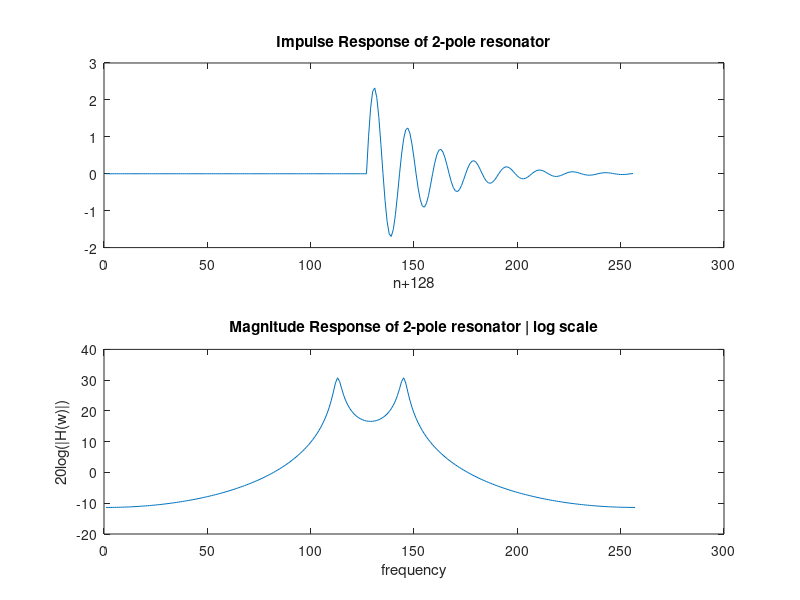
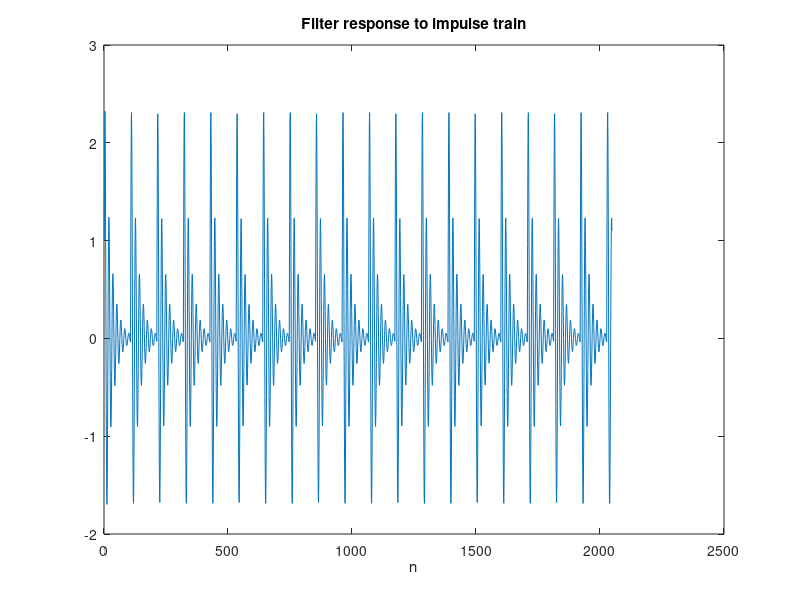

The MATLAB source for these figures, in order: (Note: this script raises an error after producing the figures.)
%1
F1=1000;
B1=200;
Fs=16000;
% Evaluating the location of the poles of the filter using the frequency and
% bandwidth of the filter
r=exp(-pi*B1/Fs);
theta = 2*pi*F1/Fs;
N = 256;

Hw=zeros(N,1);
coef1 = 2*r*cos(theta);
coef2 = r^2;
% Calculating the transfer function of the filter using the difference
% equations
for j=-N/2:N/2
    w = 2*pi*j/N;
    compl = exp(-i*w);
    Hw(j+N/2+1) = 1/(1-coef1*compl+coef2*compl*compl);
end

x = zeros(N,1);
x(N/2) = 1;
y = zeros(N,1);
% To calculate the impulse response of the filter, we use the difference
% equation of the filter and put an impulse x[n] as the input, So we get
% output y[n] which is the impulse response
for n=1:N
    if(n==1)
        y(n) = x(n);
    elseif(n==2)
        y(n) = coef1*y(n-1) + x(n);
    else
        y(n) = x(n) + coef1*y(n-1) - coef2*y(n-2);
    end
end

h = y;
figure(1);
subplot(2,1,1);
plot(h);
title('Impulse Response of 2-pole resonator');
xlabel('n+128');
subplot(2,1,2);
plot(20*log10(abs(Hw)));
title('Magnitude Response of 2-pole resonator | log scale');
ylabel('20log(|H(w)|)');
xlabel('frequency');

%2
% Generating the impulse train
F0 = 150;
T0 = round(1/F0);
t = 0:1/Fs:1;
imptrain = zeros(size(t));
imptrain(1:Fs/F0:end) = 1;

% Evaluating the output using the same method of difference equations
y = zeros(8000,1);
for n=1:8000
    if(n==1)
        y(n) = imptrain(n);
    elseif(n==2)
        y(n) = coef1*y(n-1) + imptrain(n);
    else
        y(n) = imptrain(n) + coef1*y(n-1) - coef2*y(n-2);
    end
end

figure(2);
plot(y(1:2048));
xlabel('n');
title('Filter response to impulse train');

% sound(y, 16000);

%3
% All possible combinations of the given parameters of F1, B1 and F0 lead
% to the signals y1, y2, y3, y4
y1 = resonator2poleimpout(300, 100, 120);
y2 = resonator2poleimpout(1200, 200, 120);
y3 = resonator2poleimpout(300, 100, 180);
y4 = resonator2poleimpout(1200, 200, 180);

figure(3);
subplot(2,2,1);
plot(y1(1:2048));
title('F1=300, B1=100, F0=120');
xlabel('n');
subplot(2,2,2);
plot(y2(1:2048));
title('F1=1200, B1=200, F0=120');
xlabel('n');
subplot(2,2,3);
plot(y3(1:2048));
title('F1=300, B1=100, F0=180');
xlabel('n');
subplot(2,2,4);
plot(y4(1:2048));
title('F1=1200, B1=200, F0=180');
xlabel('n');

% sound(y1, 16000);
% sound(y2, 16000);
% sound(y3, 16000);
% sound(y4, 16000);

%4
%\a\
% Synthesizing the sounds of vowels
[ya120 ha120] = resonator6poleout(730, 1090, 2440, 100, 120);
[ya220 ha220] = resonator6poleout(730, 1090, 2440, 100, 220);
sound(ya120, 16000);
sound(ya220, 16000);
figure(4);
subplot(3,1,1);
plot(abs(fft(ha120)));
title('magnitude response of the \a\ digital filter')
subplot(3,1,2);
plot(ya120(1:2048));
title('output of 120 Hz impulse train passed through \a\ filter')
subplot(3,1,3);
plot(ya220(1:2048));
title('output of 220 Hz impulse train passed through \a\ filter')

%\i\
[yi120 hi120] = resonator6poleout(270, 2290, 3010, 100, 120);
[yi220 hi220] = resonator6poleout(270, 2290, 3010, 100, 220);
% sound(yi120, 16000);
% sound(yi220, 16000);
figure(5);
subplot(3,1,1);
plot(abs(fft(hi120)));
title('magnitude response of the \i\ digital filter')
subplot(3,1,2);
plot(yi120(1:2048));
title('output of 120 Hz impulse train passed through \i\ filter')
subplot(3,1,3);
plot(yi220(1:2048));
title('output of 220 Hz impulse train passed through \i\ filter')

%\u\
[yu120 hu120] = resonator6poleout(300, 870, 2440, 100, 120);
[yu220 hu220] = resonator6poleout(300, 870, 2440, 100, 220);
% sound(yu120, 16000);
% sound(yu220, 16000);
figure(6);
subplot(3,1,1);
plot(abs(fft(hu120)));
title('magnitude response of the \u\ digital filter')
subplot(3,1,2);
plot(yu120(1:2048));
title('output of 120 Hz impulse train passed through \u\ filter')
subplot(3,1,3);
plot(yu220(1:2048));
title('output of 220 Hz impulse train passed through \u\ filter')

%5
% We will analyze two signals ya120 and yi220
%Twin = 10ms
Tw = 0.01;
Lw = Tw*16000;
wrect = rectwin(Lw);
whamm = hamming(Lw);


% ya120
ya1 = zeros(8000,1);
ya1(1:1:Lw) = ya120(4001:1:4000+Lw).*wrect(1:1:Lw);
Ya1 = abs(fft(ya1));
ya2 = zeros(8000,1);
ya2(1:1:Lw) = ya120(4001:1:4000+Lw).*whamm(1:1:Lw);
Ya2 = abs(fft(ya2));

figure(7);
subplot(3,1,1);
plot(abs(fft(ya120)));
title('Magnitude response of the signal1 without windowing | Twin=10ms')
subplot(3,1,2);
plot(Ya1);
title('Magnitude response of the rectangular windowed signal')
subplot(3,1,3);
plot(Ya2);
title('Magnitude response of the hamming windowed signal')

%yi220
yi1 = zeros(8000,1);
yi1(1:1:Lw) = yi220(4001:1:4000+Lw).*wrect(1:1:Lw);
Yi1 = abs(fft(yi1));
yi2 = zeros(8000,1);
yi2(1:1:Lw) = yi220(4001:1:4000+Lw).*whamm(1:1:Lw);
Yi2 = abs(fft(yi2));

figure(8);
subplot(3,1,1);
plot(abs(fft(yi120)));
title('Magnitude response of the signal2 without windowing | Twin=10ms')
subplot(3,1,2);
plot(Yi1);
title('Magnitude response of the rectangular windowed signal')
subplot(3,1,3);
plot(Yi2);
title('Magnitude response of the hamming windowed signal')


%Twin = 40ms
Tw = 0.04;
Lw = Tw*16000;
wrect = rectwin(Lw);
whamm = hamming(Lw);


% ya120
ya1 = zeros(8000,1);
ya1(1:1:Lw) = ya120(4001:1:4000+Lw).*wrect(1:1:Lw);
Ya1 = abs(fft(ya1));
ya2 = zeros(8000,1);
ya2(1:1:Lw) = ya120(4001:1:4000+Lw).*whamm(1:1:Lw);
Ya2 = abs(fft(ya2));

figure(9);
subplot(3,1,1);
plot(abs(fft(ya120)));
title('Magnitude response of the signal1 without windowing | Twin=40ms')
subplot(3,1,2);
plot(Ya1);
title('Magnitude response of the rectangular windowed signal')
subplot(3,1,3);
plot(Ya2);
title('Magnitude response of the hamming windowed signal')

%yi220
yi1 = zeros(8000,1);
yi1(1:1:Lw) = yi220(4001:1:4000+Lw).*wrect(1:1:Lw);
Yi1 = abs(fft(yi1));
yi2 = zeros(8000,1);
yi2(1:1:Lw) = yi220(4001:1:4000+Lw).*whamm(1:1:Lw);
Yi2 = abs(fft(yi2));

figure(10);
subplot(3,1,1);
plot(abs(fft(yi120)));
title('Magnitude response of the signal2 without windowing | Twin=40ms')
subplot(3,1,2);
plot(Yi1);
title('Magnitude response of the rectangular windowed signal')
subplot(3,1,3);
plot(Yi2);
title('Magnitude response of the hamming windowed signal')

%Twin = 100ms
Tw = 0.1;
Lw = Tw*16000;
wrect = rectwin(Lw);
whamm = hamming(Lw);


% ya120
ya1 = zeros(8000,1);
ya1(1:1:Lw) = ya120(4001:1:4000+Lw).*wrect(1:1:Lw);
Ya1 = abs(fft(ya1));
ya2 = zeros(8000,1);
ya2(1:1:Lw) = ya120(4001:1:4000+Lw).*whamm(1:1:Lw);
Ya2 = abs(fft(ya2));

figure(11);
subplot(3,1,1);
plot(abs(fft(ya120)));
title('Magnitude response of the signal1 without windowing | Twin=100ms')
subplot(3,1,2);
plot(Ya1);
title('Magnitude response of the rectangular windowed signal')
subplot(3,1,3);
plot(Ya2);
title('Magnitude response of the hamming windowed signal')

%yi220
yi1 = zeros(8000,1);
yi1(1:1:Lw) = yi220(4001:1:4000+Lw).*wrect(1:1:Lw);
Yi1 = abs(fft(yi1));
yi2 = zeros(8000,1);
yi2(1:1:Lw) = yi220(4001:1:4000+Lw).*whamm(1:1:Lw);
Yi2 = abs(fft(yi2));

figure(12);
subplot(3,1,1);
plot(abs(fft(yi120)));
title('Magnitude response of the signal2 without windowing | Twin=100ms')
subplot(3,1,2);
plot(Yi1);
title('Magnitude response of the rectangular windowed signal')
subplot(3,1,3);
plot(Yi2);
title('Magnitude response of the hamming windowed signal')
